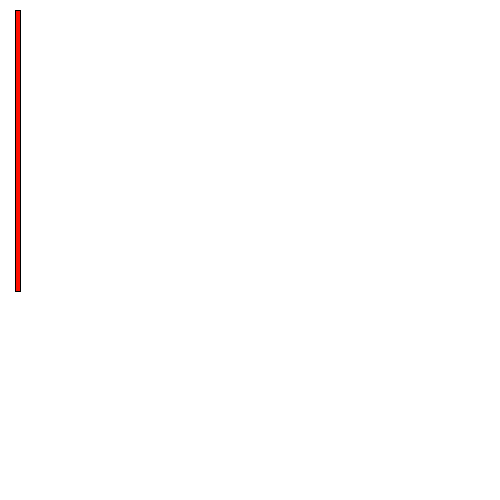
Frame 1 (no input)
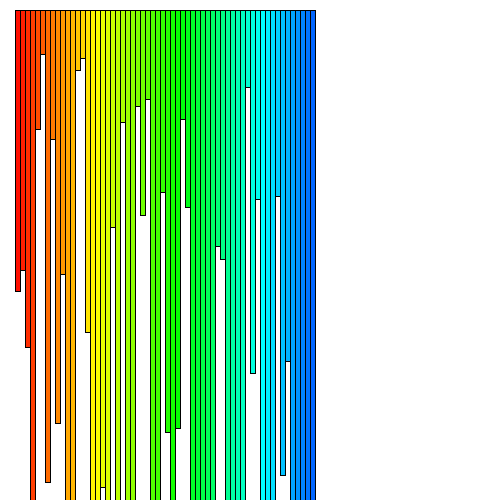
Frame 60 (the mouse pressed at the canvas centre just before this capture)
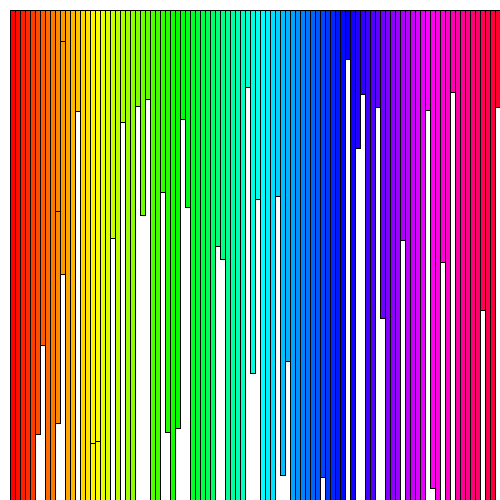
Frame 120 (the mouse held since frame 60 and released just before this capture)

The Processing sketch that drew these frames (run headless with seeded random() and noise(); from frame 60 on, the mouse is pressed at the canvas centre):

// Processing sketch: E2
// ── E2.pde
int moveIt;

void setup()
{
  size(500,500);
  background(255);
  
}

void draw()
{
  fill(255);
  rect(10+moveIt,500,15,random(30,1000));
  
  colorMode(HSB,500);
  moveIt = moveIt +5;
  moveIt%=500;
  fill(moveIt,500,500);
  rect(10+moveIt,10,5,random(30,1000));
}
